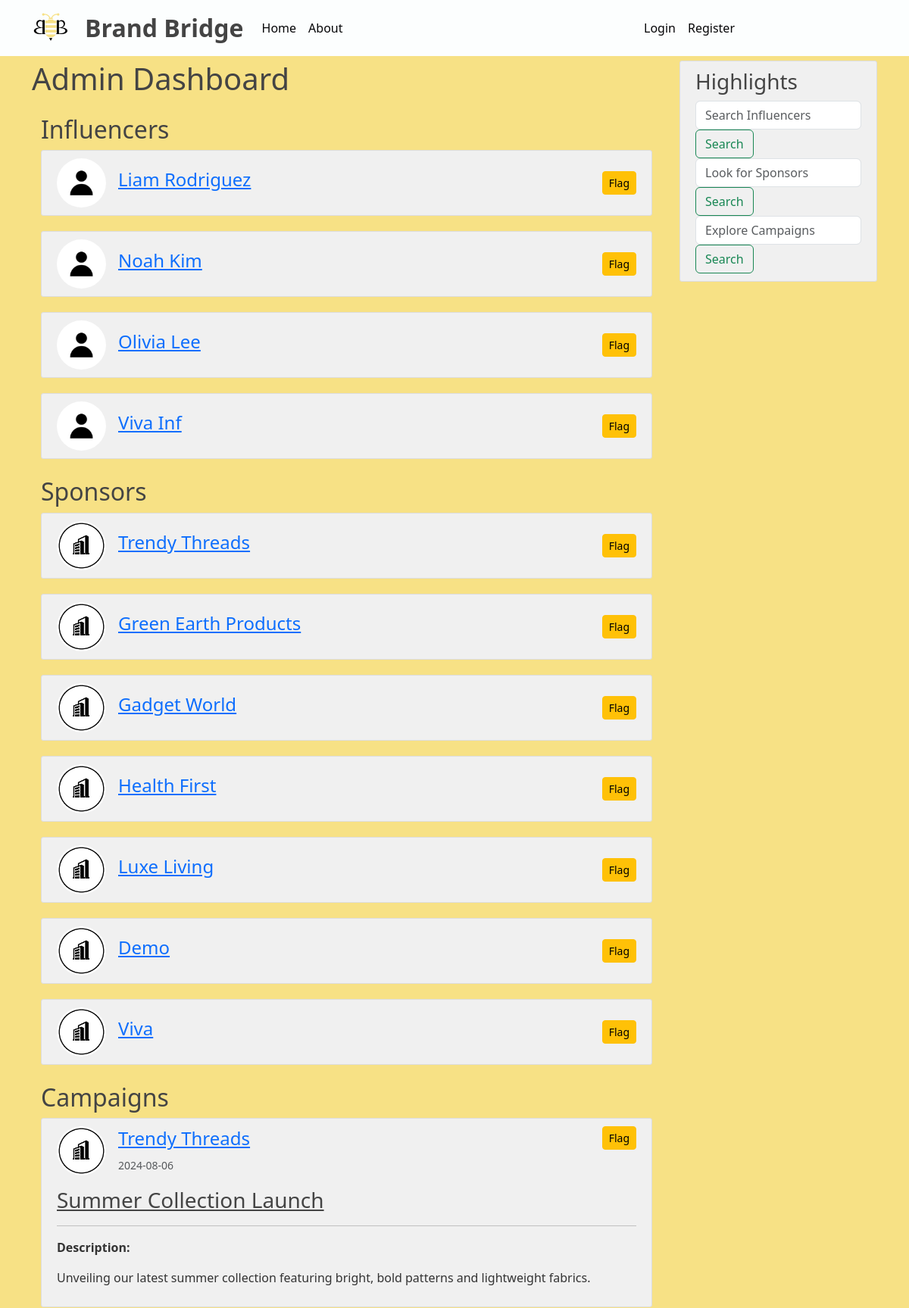
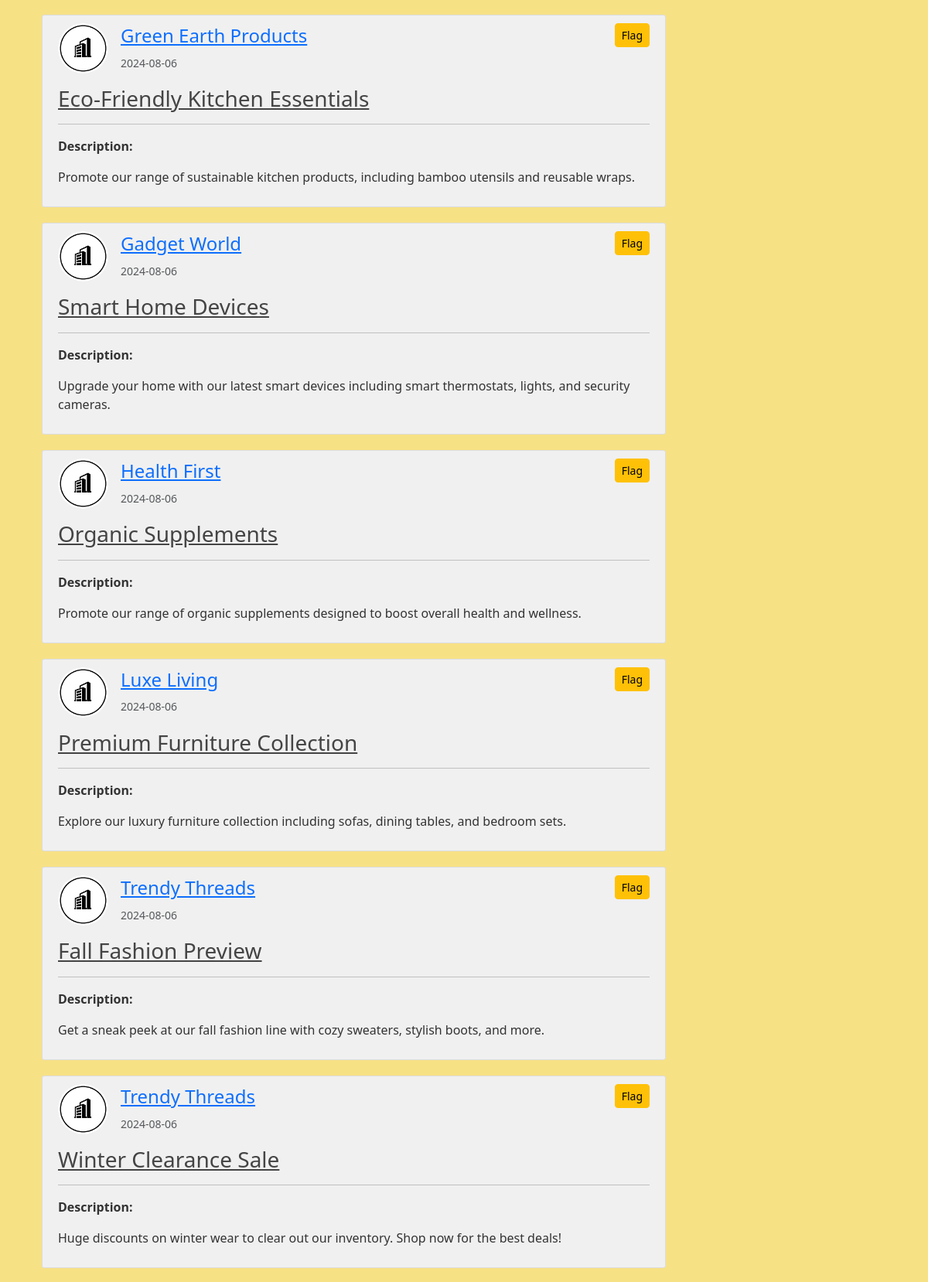
The app's page /admin/dashboard (upper part) with its own data (2 pictures, top to bottom).
### BrandBridge/models.py (models this page shows, shortened)
class Influencer(db.Model, UserMixin):
    id = db.Column(db.Integer, primary_key=True)
    email = db.Column(db.String(120), unique=True, nullable=False)
    name = db.Column(db.String(40), nullable=False)
    niche = db.Column(db.String(40), nullable=False)
    reach = db.Column(db.Integer, nullable=False)  # e.g., number of followers
    image_file = db.Column(db.String(20), nullable=False, default='default.jpg')
    password = db.Column(db.String(60), nullable=False)
    ad_requests = db.relationship('AdRequest', backref='influencer', lazy=True)

class Sponsor(db.Model, UserMixin):
    id = db.Column(db.Integer, primary_key=True)
    email = db.Column(db.String(120), unique=True, nullable=False)
    company_name = db.Column(db.String(40), unique=True, nullable=False)
    industry = db.Column(db.String(40), nullable=False)
    budget = db.Column(db.String(15), nullable=False)
    image_file = db.Column(db.String(20), nullable=False, default='default_company.png')
    password = db.Column(db.String(60), nullable=False)
    campaigns = db.relationship('Campaign', backref='owner', lazy=True)

class Campaign(db.Model):
    id = db.Column(db.Integer, primary_key=True)
    title = db.Column(db.String(100), nullable=False)
    desc = db.Column(db.Text, nullable=False)
    date_posted = db.Column(db.DateTime, nullable=False, default=lambda: datetime.now(timezone("Asia/Kolkata")))
    start_date = db.Column(db.DateTime, nullable=False)
    end_date = db.Column(db.DateTime, nullable=False)
    budget = db.Column(db.String(15), nullable=False)
    goals = db.Column(db.Text, nullable=False)
    sponsor_id = db.Column(db.Integer, db.ForeignKey('sponsor.id'), nullable=False)
    ad_requests = db.relationship('AdRequest', backref='campaign', lazy=True)

### BrandBridge/routes.py (the view)
@app.route('/admin/dashboard')
def admin_dashboard():
    influencers = db.session.query(Influencer).all()
    sponsors = db.session.query(Sponsor).all()
    campaigns = db.session.query(Campaign).all()
    return render_template('admin_dashboard.html',
                           influencers=influencers,
                           sponsors=sponsors,
                           campaigns=campaigns)

### BrandBridge/templates/admin_dashboard.html (shortened to what this page needs)
{% extends "layout.html" %}
{% block content %}
    <h1>Admin Dashboard</h1>
    <div class="container mt-4">
        <h2>Influencers</h2>
        {% for influencer in influencers %}
            <article class="media content-section">
                <div class="d-flex justify-content-between align-items-center">
                    <div class="d-flex align-items-center">
                        <img class="rounded-circle article-img" src="{{ url_for('static', filename='profile_pics/' + influencer.image_file) }}">
                        <div class="ml-3">
                            <h4><a class="mr-2" href="{{ url_for('influencer_profile', influencer_id=influencer.id) }}">{{ influencer.name }}</a></h4>
                        </div>
                    </div>
                    <form action="{{ url_for('flag_item') }}" method="post" class="ml-3">
                        <button type="submit" class="btn btn-warning btn-sm">Flag</button>
                    </form>
                </div>
            </article>
        {% else %}
            <p>No influencers found.</p>
        {% endfor %}
    </div>
    <div class="container mt-4">
        <h2>Sponsors</h2>
        {% for sponsor in sponsors %}
            <article class="media content-section">
                <div class="d-flex justify-content-between align-items-center">
                    <div class="d-flex align-items-center">
                        <img class="rounded-circle article-img" src="{{ url_for('static', filename='profile_pics/' + sponsor.image_file) }}">
                        <div class="ml-3">
                            <h4><a class="mr-2" href="{{ url_for('sponsor_campaigns', company_name=sponsor.company_name) }}">{{ sponsor.company_name }}</a></h4>
                        </div>
                    </div>
                    <form action="{{ url_for('flag_item') }}" method="post" class="ml-3">
                        <button type="submit" class="btn btn-warning btn-sm">Flag</button>
                    </form>
                </div>
            </article>
        {% else %}
            <p>No sponsors found.</p>
        {% endfor %}
    </div>
    <div class="container mt-4">
        <h2>Campaigns</h2>
        {% for campaign in campaigns %}
            <article class="media content-section">
                <div class="d-flex justify-content-between align-items-start">
                    <div class="d-flex align-items-center">
                        <img class="rounded-circle article-img" src="{{ url_for('static', filename='profile_pics/' + campaign.owner.image_file) }}">
                        <div class="ml-3">
                            <h4><a class="mr-2" href="{{ url_for('sponsor_campaigns', company_name=campaign.owner.company_name) }}">{{ campaign.owner.company_name }}</a></h4>
                            <small class="text-muted">{{ campaign.date_posted.strftime('%Y-%m-%d') }}</small>
                        </div>
                    </div>
                    <form action="{{ url_for('flag_item') }}" method="post" class="ml-3">
                        <button type="submit" class="btn btn-warning btn-sm">Flag</button>
                    </form>
                </div>
                <div class="media-body mt-3">
                    <h3><a class="article-title" href="{{ url_for('campaign', campaign_id=campaign.id) }}">{{ campaign.title }}</a></h3>
                    <hr>
                    <p class="article-content"><strong>Description:</strong></p>
                    <p class="article-content">{{ campaign.desc }}</p>
                </div>
            </article>
        {% else %}
            <p>No campaigns found.</p>
        {% endfor %}
    </div>
{% endblock content %}

### BrandBridge/static/main.css (style rules this page uses)
body { background: #f7e185; color: #333333; margin-top: 5rem; }
h1, h2, h3, h4, h5, h6 { color: #444444; }
.content-section { background: #f0f0f0; padding: 10px 20px; border: 1px solid #dddddd; border-radius: 3px; margin-bottom: 20px; }
.article-title { color: #444444; }
.article-content { white-space: pre-line; }
.article-img { height: 65px; width: 65px; margin-right: 16px; }

### records on screen
Influencer: image_file (placeholder picture), name "Liam Rodriguez"
Influencer: image_file (placeholder picture), name "Noah Kim"
Influencer: image_file (placeholder picture), name "Olivia Lee"
Influencer: image_file (placeholder picture), name "Viva Inf"
Sponsor: image_file (placeholder picture), company_name "Trendy Threads"
Sponsor: image_file (placeholder picture), company_name "Green Earth Products"
Sponsor: image_file (placeholder picture), company_name "Gadget World"
Sponsor: image_file (placeholder picture), company_name "Health First"
Sponsor: image_file (placeholder picture), company_name "Luxe Living"
Sponsor: image_file (placeholder picture), company_name "Demo"
Sponsor: image_file (placeholder picture), company_name "Viva"
Campaign: image_file (placeholder picture), owner.company_name "Trendy Threads", date_posted "2024-08-06", title "Summer Collection Launch", desc "Unveiling our latest summer collection featuring bright, bold patterns and lightweight fabrics."
Campaign: image_file (placeholder picture), owner.company_name "Green Earth Products", date_posted "2024-08-06", title "Eco-Friendly Kitchen Essentials", desc "Promote our range of sustainable kitchen products, including bamboo utensils and reusable wraps."
Campaign: image_file (placeholder picture), owner.company_name "Gadget World", date_posted "2024-08-06", title "Smart Home Devices", desc "Upgrade your home with our latest smart devices including smart thermostats, lights, and security cameras."
Campaign: image_file (placeholder picture), owner.company_name "Health First", date_posted "2024-08-06", title "Organic Supplements", desc "Promote our range of organic supplements designed to boost overall health and wellness."
Campaign: image_file (placeholder picture), owner.company_name "Luxe Living", date_posted "2024-08-06", title "Premium Furniture Collection", desc "Explore our luxury furniture collection including sofas, dining tables, and bedroom sets."
Campaign: image_file (placeholder picture), owner.company_name "Trendy Threads", date_posted "2024-08-06", title "Fall Fashion Preview", desc "Get a sneak peek at our fall fashion line with cozy sweaters, stylish boots, and more."
Campaign: image_file (placeholder picture), owner.company_name "Trendy Threads", date_posted "2024-08-06", title "Winter Clearance Sale", desc "Huge discounts on winter wear to clear out our inventory. Shop now for the best deals!"
